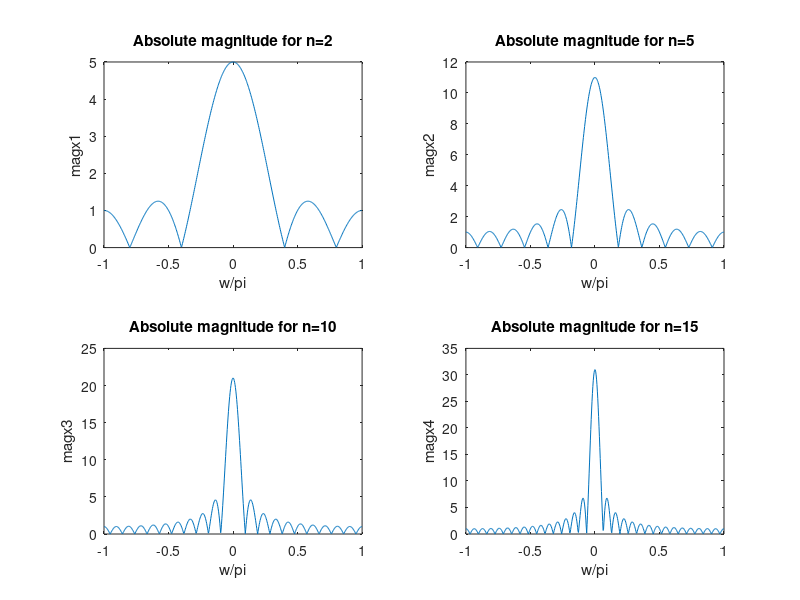

Reproduce this figure in MATLAB.
clc;
clear all;
n=[2 5 10 15];
w=-pi:0.01:pi;
for i=1:4
	xw(i,:)=sin(w*(n(i)+1/2))./sin(w/2);
end
magx1=abs(xw(1,:));
magx2=abs(xw(2,:));
magx3=abs(xw(3,:));
magx4=abs(xw(4,:));
subplot(2,2,1);
plot(w/pi,magx1);
xlabel('w/pi');
ylabel('magx1');
title('Absolute magnitude for n=2');
subplot(2,2,2);
plot(w/pi,magx2);
xlabel('w/pi');
ylabel('magx2');
title('Absolute magnitude for n=5');
subplot(2,2,3);
plot(w/pi,magx3);
xlabel('w/pi');
ylabel('magx3');
title('Absolute magnitude for n=10');
subplot(2,2,4);
plot(w/pi,magx4);
xlabel('w/pi');
ylabel('magx4');
title('Absolute magnitude for n=15');
